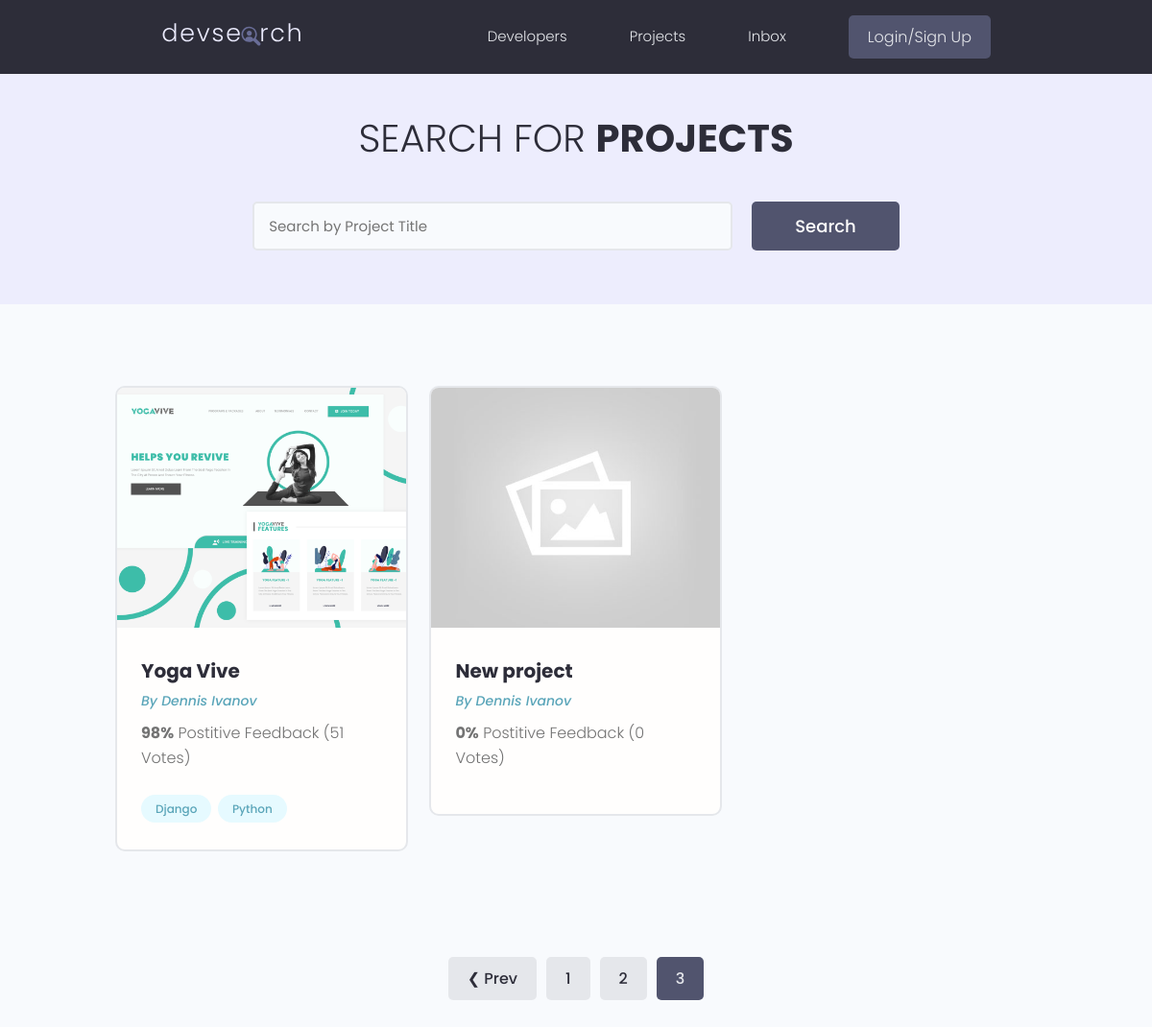
The app's page /projects/?page=3, older data.
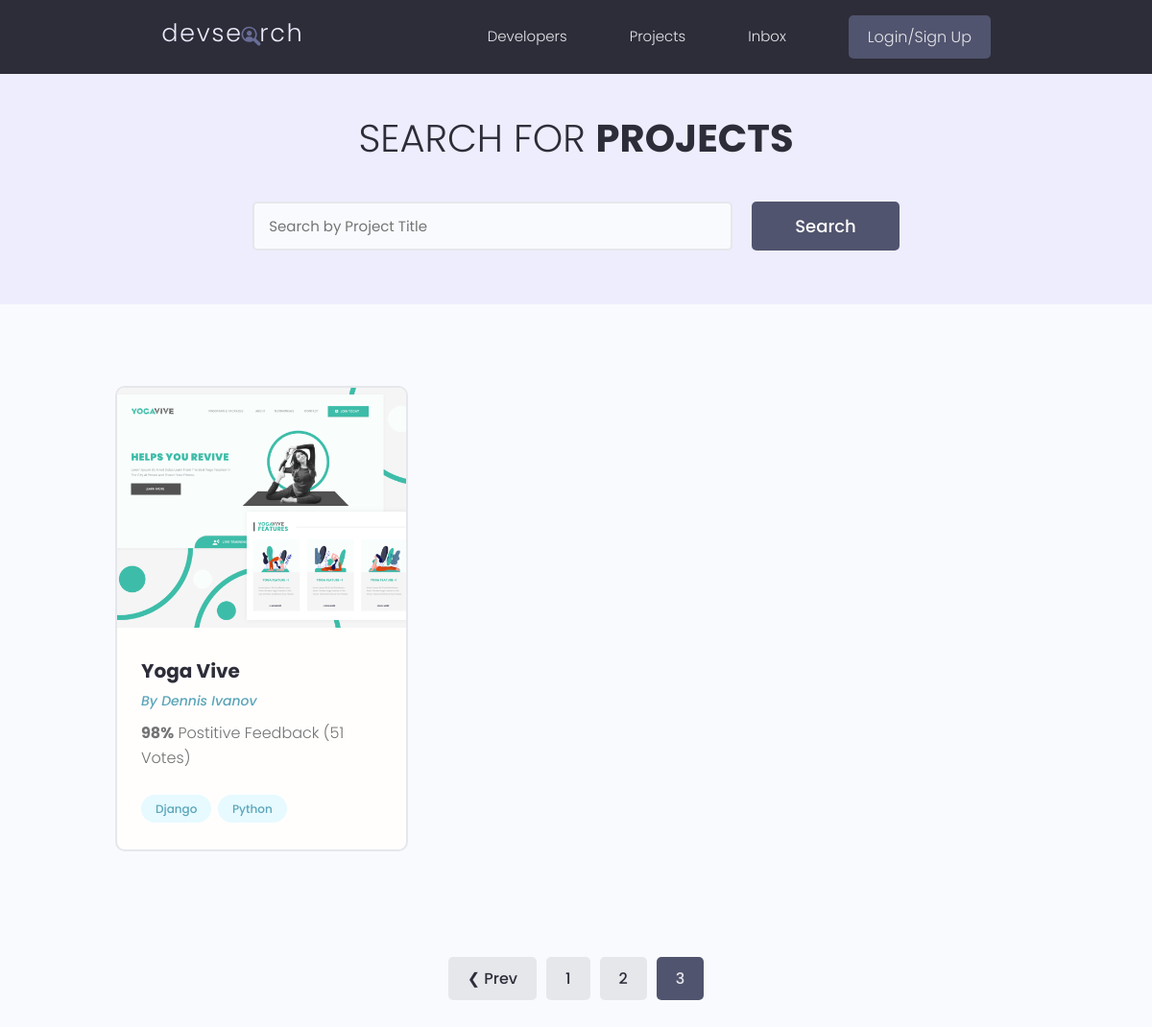
The same page, newer data.
### projects/models.py (models this page shows, shortened)
class Project(models.Model):
    owner = models.ForeignKey(
        Profile, null=True, blank=True, on_delete=models.CASCADE)
    title = models.CharField(max_length=200)
    description = models.TextField(null=True, blank=True)
    featured_image = models.ImageField(
        null=True, blank=True, default="default.jpg")
    demo_link = models.CharField(max_length=2000, null=True, blank=True)
    source_link = models.CharField(max_length=2000, null = True, blank=True)
    tags = models.ManyToManyField('Tag', blank=True)
    vote_total = models.IntegerField(default=0, null = True, blank=True)
    vote_ratio = models.IntegerField(default=0, null = True, blank=True)
    created = models.DateTimeField(auto_now_add=True)
    id = models.UUIDField(default=uuid.uuid4, unique=True,
                          primary_key=True, editable=False)
    class Meta:
        ordering = ['created']

class Tag(models.Model):
    name = models.CharField(max_length=200)
    created = models.DateTimeField(auto_now_add=True)
    id = models.UUIDField(default=uuid.uuid4, unique=True,
                          primary_key=True, editable=False)
    def __str__(self):
        return self.name

### users/models.py (models this page shows, shortened)
class Profile(models.Model):
    user = models.OneToOneField(
        User, on_delete=models.CASCADE, null=True, blank=True)
    name = models.CharField(max_length=200, blank=True, null=True)
    email = models.EmailField(max_length=500, blank=True, null = True)
    username = models.CharField(max_length=200, blank=True, null=True)
    location = models.CharField(max_length=200, blank=True, null=True)
    short_intro = models.CharField(max_length=200, blank=True, null=True)
    bio = models.TextField(blank=True, null = True)
    profile_image = models.ImageField(
        null=True, blank=True, upload_to='profiles/', default="profiles/user-default.png")
    social_github = models.CharField(max_length=200, blank=True, null=True)
    social_twitter = models.CharField(max_length=200, blank=True, null=True)
    social_linkedin = models.CharField(max_length=200, blank=True, null=True)
    social_youtube = models.CharField(max_length=200, blank=True, null=True)
    social_website = models.CharField(max_length=200, blank=True, null=True)
    created = models.DateTimeField(auto_now_add=True)
    id = models.UUIDField(default=uuid.uuid4, unique=True,
                          primary_key=True, editable=False)

### projects/views.py (the view)
# urls.py: path('projects/', include('projects.urls')),
def projects(request):
    projects, search_query = searchProjects(request)
    custom_range, projects = paginateProjects(request, projects, 2)
    context = {'projects': projects,
             'search_query': search_query, 'custom_range': custom_range}
    return render(request, 'projects/projects.html', context)

### projects/utils.py (called while the page is built)
def paginateProjects(request, projects, results):
    page = request.GET.get('page')
    paginator = Paginator(projects, results)
    try:
        projects = paginator.page(page)
    except PageNotAnInteger:
        page = 1
        projects = paginator.page(page)
    except EmptyPage:
        page = paginator.num_pages
        projects = paginator.page(page)
    leftIndex = (int(page) -4)
    if leftIndex < 1:
        leftIndex = 1
    rightIndex = (int(page) + 5)
    if rightIndex > paginator.num_pages:
        rightIndex = paginator.num_pages +1
    custom_range = range(leftIndex, rightIndex)
    return custom_range, projects

def searchProjects(request):
    search_query = ''
    if request.GET.get('search_query'):
        search_query = request.GET.get('search_query')
    tags = Tag.objects.filter(name__icontains=search_query)
    projects =  Project.objects.distinct().filter(
        Q(title__icontains=search_query) |
        Q(description__icontains=search_query) |
        Q(owner__name__icontains=search_query) |
        Q(tags__in=tags)
    )
    return projects, search_query

### projects/templates/projects/projects.html (shortened to what this page needs)
{% extends 'main.html' %}
{% block content %}
 <main class="projects">
    <section class="hero-section text-center">
      <div class="container container--narrow">
        <div class="hero-section__box">
          <h2>Search for <span>Projects</span></h2>
        </div>
        <div class="hero-section__search">
          <form class="form" action="{% url 'projects' %}" method="get">
            <div class="form__field">
              <input class="input input--text" id="formInput#search" type="text" name="search_query"
                placeholder="Search by Project Title" value="{{search_query}}" />
            </div>
            <input class="btn btn--sub btn--lg" type="submit" value="Search" />
          </form>
        </div>
      </div>
    </section>
    <section class="projectsList">
      <div class="container">
        <div class="grid grid--three">
         {% for project in projects %}
          <div class="column">
            <div class="card project">
              <a href="{% url 'project' project.id %}" class="project">
                <img class="project__thumbnail" src="{{project.featured_image.url}}" alt="project thumbnail" />
                <div class="card__body">
                  <h3 class="project__title">{{project.title}}</h3>
                  <p><a class="project__author" href="{% url 'project' project.id %}">By {{project.owner.name}}</a></p>
                  <p class="project--rating">
                    <span style="font-weight: bold;">{{project.vote_ratio}}%</span> Postitive
                    Feedback ({{project.vote_total}} Vote{{project.vote_total|pluralize:"s"}})
                  </p>
                  <div class="project__tags">
                    {% for tag in project.tags.all %}
                    <span class="tag tag--pill tag--main">
                      <small>{{tag}}</small>
                    </span>
                    {% endfor %}
                  </div>
                </div>
              </a>
            </div>
          </div>
          {% endfor %}
        </div>
      </div>
    </section>
    {% include 'pagination.html' with queryset=projects custom_range=custom_range %}
  </main>
{% endblock content %}

Row changes from the older to the newer data that the page shows:
removed Project: featured_image (placeholder picture), title "New project", owner.name "Dennis Ivanov", vote_ratio "0", vote_total "0"
